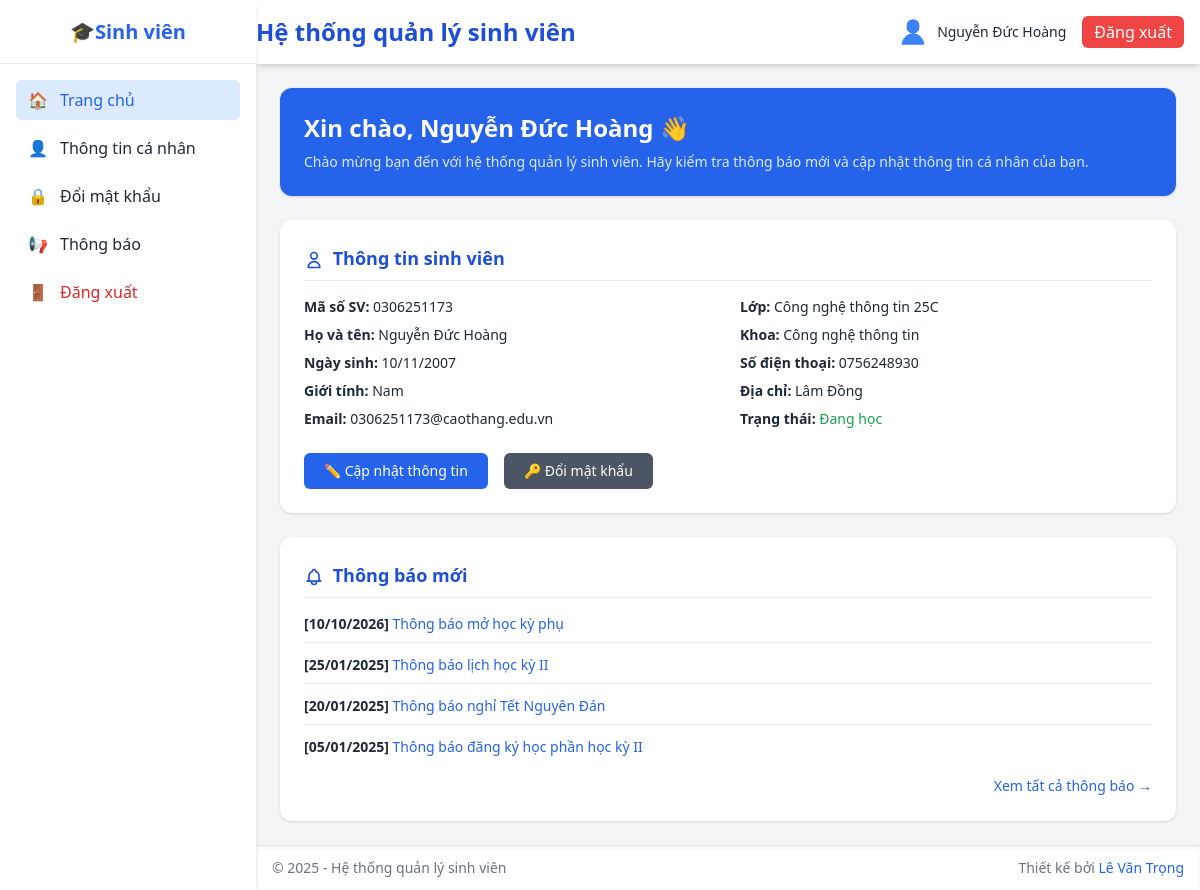
Page / (signed in) on the committed database.
### tables this page shows
CREATE TABLE `sinh_vien` (
  `mssv` varchar(20) NOT NULL,
  `hoten` varchar(100) NOT NULL,
  `ngaysinh` date DEFAULT NULL,
  `gioitinh` enum('Nam','Nữ','Khác') DEFAULT 'Nam',
  `malop` varchar(20) DEFAULT NULL,
  `makhoa` varchar(20) DEFAULT NULL,
  `email` varchar(100) DEFAULT NULL,
  `sdt` varchar(20) DEFAULT NULL,
  `diachi` varchar(255) DEFAULT NULL,
  `password` varchar(255) NOT NULL,
  `trangthai` enum('Đang học','Tốt nghiệp','Bảo lưu','Đã nghỉ') DEFAULT 'Đang học'
);

CREATE TABLE `lop` (
  `malop` varchar(20) NOT NULL,
  `tenlop` varchar(100) NOT NULL,
  `makhoa` varchar(20) DEFAULT NULL
);

CREATE TABLE `khoa` (
  `makhoa` varchar(20) NOT NULL,
  `tenkhoa` varchar(100) NOT NULL,
  `mota` text DEFAULT NULL
);

CREATE TABLE `thong_bao` (
  `id` int(11) NOT NULL,
  `tieude` varchar(200) NOT NULL,
  `noidung` text DEFAULT NULL,
  `created_at` datetime NOT NULL DEFAULT current_timestamp()
);

### includes/init.php (called while the page is built, shortened)
<?php
require_once __DIR__ . '/../database/pdo.php';
function isActive($page) {
  return basename($_SERVER['PHP_SELF']) === $page ? 'bg-blue-100 text-blue-600 font-medium' : '';
}

### database/pdo.php (called while the page is built, shortened)
<?php
class DB
{
    private static $pdo = null;
    private static function connect_pdo(): \PDO
    {
        $host = DB_HOST;
        $user = DB_USERNAME;
        $pass = DB_PASSWORD;
        $db   = DB_NAME;
        $charset = DB_CHARSET;
        $dsn = "mysql:host={$host};dbname={$db};charset={$charset}";
        try {
            $options = [
                \PDO::ATTR_ERRMODE => \PDO::ERRMODE_EXCEPTION,
                \PDO::ATTR_DEFAULT_FETCH_MODE => \PDO::FETCH_ASSOC,
                \PDO::ATTR_EMULATE_PREPARES => false,
            ];
            return new \PDO($dsn, $user, $pass, $options);
        } catch (\PDOException $e) {
            die('Kết nối PDO thất bại: ' . $e->getMessage());
        }
    }
    private static function init()
    {
        if (self::$pdo === null) {
            self::$pdo = self::connect_pdo();
        }
    }
    public static function getPdo()
    {
        return self::$pdo;
    }
    public static function select(string $sql, array $params = []): array
    {
        $stmt = self::getPdo()->prepare($sql);
        $stmt->execute($params);
        return $stmt->fetchAll();
    }
    public static function selectOne(string $sql, array $params = []): ?array
    {
        $stmt = self::getPdo()->prepare($sql);
        $stmt->execute($params);
        $row = $stmt->fetch();
        return $row === false ? null : $row;
    }
}

### index.php (the view, shortened to what this page needs)
<?php
require_once __DIR__ . '/includes/init.php';
$mssv = $_SESSION['sinhvien'];
$sinh_vien = DB::selectOne("
    SELECT sv.*, l.tenlop, k.tenkhoa
    FROM sinh_vien sv
    LEFT JOIN lop l ON sv.malop = l.malop
    LEFT JOIN khoa k ON sv.makhoa = k.makhoa
    WHERE sv.mssv = :mssv",
    ['mssv' => $mssv]
);
$thong_bao = DB::select("
    SELECT id, tieude, created_at
    FROM thong_bao
    ORDER BY created_at DESC
    LIMIT 5"
);
include('includes/sidebar.php');
include('includes/header.php');
?>
<section class="bg-blue-600 text-white rounded-xl p-6 shadow mb-6">
    <h2 class="text-2xl font-semibold">Xin chào, <?php echo htmlspecialchars($sinh_vien['hoten']); ?> 👋</h2>
    <p class="mt-2 text-blue-100 text-sm">
        Chào mừng bạn đến với hệ thống quản lý sinh viên.
        <?php if ($sinh_vien['trangthai'] === 'Đang học'): ?>
            Hãy kiểm tra thông báo mới và cập nhật thông tin cá nhân của bạn.
        <?php else: ?>
            Trạng thái hiện tại của bạn: <strong><?php echo htmlspecialchars($sinh_vien['trangthai']); ?></strong>
        <?php endif; ?>
    </p>
</section>
<section class="bg-white rounded-xl shadow p-6 mb-6">
    <h3 class="text-lg font-semibold text-blue-700 border-b pb-2 mb-4">
        <svg class="w-5 h-5 inline-block mr-1" fill="none" stroke="currentColor" viewBox="0 0 24 24">
            <path stroke-linecap="round" stroke-linejoin="round" stroke-width="2" d="M16 7a4 4 0 11-8 0 4 4 0 018 0zM12 14a7 7 0 00-7 7h14a7 7 0 00-7-7z" />
        </svg>
        Thông tin sinh viên
    </h3>
    <div class="grid sm:grid-cols-2 gap-6 text-sm">
        <div class="space-y-2">
            <p><strong>Mã số SV:</strong> <?php echo htmlspecialchars($sinh_vien['mssv']); ?></p>
            <p><strong>Họ và tên:</strong> <?php echo htmlspecialchars($sinh_vien['hoten']); ?></p>
            <p><strong>Ngày sinh:</strong> <?php echo $sinh_vien['ngaysinh'] ? date('d/m/Y', strtotime($sinh_vien['ngaysinh'])) : 'Chưa cập nhật'; ?></p>
            <p><strong>Giới tính:</strong> <?php echo htmlspecialchars($sinh_vien['gioitinh']); ?></p>
            <p><strong>Email:</strong> <?php echo htmlspecialchars($sinh_vien['email'] ?? 'Chưa cập nhật'); ?></p>
        </div>
        <div class="space-y-2">
            <p><strong>Lớp:</strong> <?php echo htmlspecialchars($sinh_vien['tenlop'] ?? 'Chưa cập nhật'); ?></p>
            <p><strong>Khoa:</strong> <?php echo htmlspecialchars($sinh_vien['tenkhoa'] ?? 'Chưa cập nhật'); ?></p>
            <p><strong>Số điện thoại:</strong> <?php echo htmlspecialchars($sinh_vien['sdt'] ?? 'Chưa cập nhật'); ?></p>
            <p><strong>Địa chỉ:</strong> <?php echo htmlspecialchars($sinh_vien['diachi'] ?? 'Chưa cập nhật'); ?></p>
            <p><strong>Trạng thái:</strong>
                <span class="<?php echo $sinh_vien['trangthai'] === 'Đang học' ? 'text-green-600' : 'text-yellow-600'; ?>">
                    <?php echo htmlspecialchars($sinh_vien['trangthai']); ?>
                </span>
            </p>
        </div>
    </div>
    <div class="mt-6">
        <a href="profile.php" class="bg-blue-600 hover:bg-blue-700 text-white px-5 py-2 rounded-md text-sm inline-block transition duration-200">
            ✏️ Cập nhật thông tin
        </a>
        <a href="change_password.php" class="ml-3 bg-gray-600 hover:bg-gray-700 text-white px-5 py-2 rounded-md text-sm inline-block transition duration-200">
            🔑 Đổi mật khẩu
        </a>
    </div>
</section>
<section class="bg-white rounded-xl shadow p-6">
    <h3 class="text-lg font-semibold text-blue-700 border-b pb-2 mb-4">
        Thông báo mới
    </h3>
    <?php if (count($thong_bao) > 0): ?>
        <ul class="space-y-3 text-sm">
            <?php foreach ($thong_bao as $index => $tb): ?>
                <li class="<?php echo $index < count($thong_bao) - 1 ? 'border-b pb-2' : ''; ?>">
                    <strong>[<?php echo date('d/m/Y', strtotime($tb['created_at'])); ?>]</strong>
                    <a href="notifications.php?id=<?php echo $tb['id']; ?>" class="text-blue-600 hover:text-blue-800">
                        <?php echo htmlspecialchars($tb['tieude']); ?>
                    </a>
                </li>
            <?php endforeach; ?>
        </ul>
        <div class="mt-4 text-right">
            <a href="notifications.php" class="text-blue-600 hover:text-blue-800 text-sm">
                Xem tất cả thông báo →
            </a>
        </div>
    <?php else: ?>
        <p class="text-gray-500 text-sm">Chưa có thông báo nào.</p>
    <?php endif; ?>
<?php include('includes/footer.php'); ?>

### includes/sidebar.php (shortened to what this page needs)
<!DOCTYPE html>
<html lang="vi">
<head>
  <script src="https://cdn.tailwindcss.com"></script>
</head>
<body class="bg-gray-100 font-sans text-gray-800">
  <aside id="sidebar"
         class="fixed top-0 left-0 h-full w-64 bg-white shadow-md z-40 md:translate-x-0 -translate-x-full transition-transform duration-300 ease-in-out">
    <div class="border-b h-16 flex items-center justify-center">
      <h1 class="text-xl font-bold text-blue-600">
        🎓<?= isset($_SESSION['user_role']) && $_SESSION['user_role'] === 'admin' ? 'Quản trị viên' : 'Sinh viên'; ?>
      </h1>
    </div>
    <nav class="p-4 space-y-2">
      <?php if ($_SESSION['user_role'] === 'admin'): ?>
        <a href="index.php" class="flex items-center gap-3 px-3 py-2 rounded-md hover:bg-blue-50 transition <?= isActiveMenu('dashboard') ?>">
          <span>🏠</span><span>Dashboard</span>
        </a>
        <a href="student_list.php" class="flex items-center gap-3 px-3 py-2 rounded-md hover:bg-blue-50 transition <?= isActiveMenu('student') ?>">
          <span>👨‍🎓</span><span>Quản lý sinh viên</span>
        </a>
        <a href="class_list.php" class="flex items-center gap-3 px-3 py-2 rounded-md hover:bg-blue-50 transition <?= isActiveMenu('class') ?>">
          <span>🏫</span><span>Quản lý lớp học</span>
        </a>
        <a href="faculty_list.php" class="flex items-center gap-3 px-3 py-2 rounded-md hover:bg-blue-50 transition <?= isActiveMenu('faculty') ?>">
          <span>📚</span><span>Quản lý khoa</span>
        </a>
        <a href="logout.php" class="flex items-center gap-3 px-3 py-2 rounded-md hover:bg-red-50 transition text-red-600">
          <span>🚪</span><span>Đăng xuất</span>
        </a>
      <?php else: ?>
        <a href="index.php" class="flex items-center gap-3 px-3 py-2 rounded-md hover:bg-blue-50 transition <?= isActive('index.php') ?>">
          <span>🏠</span><span>Trang chủ</span>
        </a>
        <a href="profile.php" class="flex items-center gap-3 px-3 py-2 rounded-md hover:bg-blue-50 transition <?= isActive('profile.php') ?>">
          <span>👤</span><span>Thông tin cá nhân</span>
        </a>
        <a href="change_password.php" class="flex items-center gap-3 px-3 py-2 rounded-md hover:bg-blue-50 transition <?= isActive('change_password.php') ?>">
          <span>🔒</span><span>Đổi mật khẩu</span>
        </a>
        <a href="notifications.php" class="flex items-center gap-3 px-3 py-2 rounded-md hover:bg-blue-50 transition <?= isActive('notifications.php') ?>">
          <span>📢</span><span>Thông báo</span>
        </a>
        <a href="logout.php" class="flex items-center gap-3 px-3 py-2 rounded-md hover:bg-red-50 transition text-red-600">
          <span>🚪</span><span>Đăng xuất</span>
        </a>
      <?php endif; ?>
    </nav>
  </aside>
  <div class="md:pl-64 min-h-screen">

### includes/header.php (shortened to what this page needs)
<?php
$page_title = "Hệ thống quản lý sinh viên";
?>
<header class="sticky top-0 z-20 bg-white shadow-md">
  <div class="max-w-7xl mx-auto">
    <div class="flex justify-between items-center h-16">
      <div class="flex items-center">
        <h2 class="text-xl md:text-2xl font-semibold text-blue-700 truncate">
          <?php echo htmlspecialchars($page_title); ?>
        </h2>
      </div>
      <div class="flex items-center gap-4 px-4">
        <div class="flex items-center gap-2">
          <svg xmlns="http://www.w3.org/2000/svg" class="w-8 h-8 text-blue-500" viewBox="0 0 20 20" fill="currentColor">
            <path fill-rule="evenodd" d="M10 2a4 4 0 00-4 4v1a4 4 0 004 4 4 4 0 004-4V6a4 4 0 00-4-4zM3 18a7 7 0 1114 0H3z" clip-rule="evenodd" />
          </svg>
          <span class="text-sm font-medium hidden md:block">
            <?php
              if (isset($_SESSION['fullname'])) {
                  echo htmlspecialchars($_SESSION['fullname']);
              } else {
                  echo 'Khách';
              }
            ?>
          </span>
        </div>
        <a href="logout.php" class="bg-red-500 hover:bg-red-600 text-white px-3 py-1 rounded-md no-underline">
          <span class="md:inline hidden">Đăng xuất</span>
        </a>
      </div>
  </header>
<main class="max-w-7xl mx-auto px-4 py-6 md:px-6 space-y-6">

### includes/footer.php
</main>
<footer class="bg-white border-t mt-auto shadow-inner">
  <div class="max-w-6xl mx-auto px-4 py-3 flex flex-col sm:flex-row justify-between items-center text-gray-500 text-sm">
    <p>© 2025 - Hệ thống quản lý sinh viên</p>
    <p>Thiết kế bởi <span class="text-blue-600 font-medium">Lê Văn Trọng</span></p>
  </div>
</footer>
</div>
</body>
</html>

### rows in the picture
sinh_vien: hoten "Nguyễn Đức Hoàng", mssv "0306251173", ngaysinh "10/11/2007", gioitinh "Nam", email "0306251173@caothang.edu.vn", malop.tenlop "Công nghệ thông tin 25C", makhoa.tenkhoa "Công nghệ thông tin", sdt "0756248930", diachi "Lâm Đồng", trangthai "Đang học"
thong_bao: created_at "10/10/2026", tieude "Thông báo mở học kỳ phụ"
thong_bao: created_at "25/01/2025", tieude "Thông báo lịch học kỳ II"
thong_bao: created_at "20/01/2025", tieude "Thông báo nghỉ Tết Nguyên Đán"
thong_bao: created_at "05/01/2025", tieude "Thông báo đăng ký học phần học kỳ II"

### other values in the picture
$page_title "Hệ thống quản lý sinh viên"
$_SESSION['fullname'] "Nguyễn Đức Hoàng"
